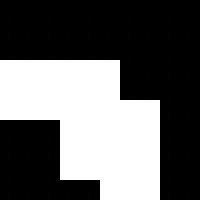

Rendered tile map (Tiled .tmx) drawn with the repository's tilesets; below, a short description and the map source with its tile grids summarised:
An orthogonal 10x10 tile map with 20x20 px tiles, 1 tile layer (background) and 5 objects.

<map version="1.0" orientation="orthogonal" renderorder="right-down" width="10" height="10" tilewidth="20" tileheight="20" nextobjectid="6">
 <tileset firstgid="1" name="black" tilewidth="20" tileheight="20">
  <image source="black.png" width="100" height="50" />
 </tileset>
 <layer name="background" width="10" height="10">
  <data>[100 cells, 100 non-empty, 3 distinct tile ids]</data>
 </layer>
 <objectgroup name="block">
  <object id="1" x="0" y="0" width="200" height="60" />
  <object id="2" x="120" y="60" width="80" height="40" />
  <object id="3" x="160" y="100" width="40" height="100" />
  <object id="4" x="0" y="120" width="60" height="80" />
  <object id="5" x="60" y="180" width="40" height="20" />
 </objectgroup>
</map>
